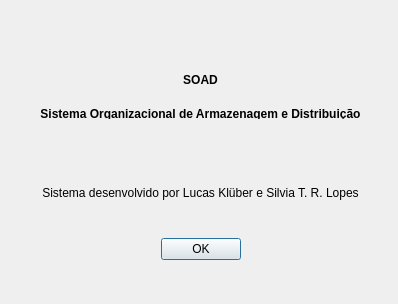
<?xml version="1.0" encoding="UTF-8"?>
<ui version="4.0">
 <class>about</class>
 <widget class="QDialog" name="about">
  <property name="geometry">
   <rect>
    <x>0</x>
    <y>0</y>
    <width>398</width>
    <height>304</height>
   </rect>
  </property>
  <property name="focusPolicy">
   <enum>Qt::StrongFocus</enum>
  </property>
  <property name="windowTitle">
   <string>Sobre o SOAD</string>
  </property>
  <widget class="QWidget" name="verticalLayoutWidget">
   <property name="geometry">
    <rect>
     <x>10</x>
     <y>10</y>
     <width>381</width>
     <height>291</height>
    </rect>
   </property>
   <layout class="QVBoxLayout" name="verticalLayout">
    <property name="spacing">
     <number>0</number>
    </property>
    <property name="sizeConstraint">
     <enum>QLayout::SetMinimumSize</enum>
    </property>
    <item>
     <widget class="QFrame" name="">
      <property name="maximumSize">
       <size>
        <width>16777215</width>
        <height>100</height>
       </size>
      </property>
      <layout class="QVBoxLayout" name="verticalLayout_2">
       <property name="sizeConstraint">
        <enum>QLayout::SetMinimumSize</enum>
       </property>
       <item>
        <widget class="QLabel" name="label">
         <property name="sizePolicy">
          <sizepolicy hsizetype="Minimum" vsizetype="Minimum">
           <horstretch>0</horstretch>
           <verstretch>0</verstretch>
          </sizepolicy>
         </property>
         <property name="maximumSize">
          <size>
           <width>16777215</width>
           <height>10</height>
          </size>
         </property>
         <property name="font">
          <font>
           <weight>75</weight>
           <bold>true</bold>
          </font>
         </property>
         <property name="text">
          <string>SOAD</string>
         </property>
         <property name="textFormat">
          <enum>Qt::AutoText</enum>
         </property>
         <property name="scaledContents">
          <bool>false</bool>
         </property>
         <property name="alignment">
          <set>Qt::AlignCenter</set>
         </property>
        </widget>
       </item>
       <item>
        <widget class="QLabel" name="label_2">
         <property name="sizePolicy">
          <sizepolicy hsizetype="Minimum" vsizetype="Minimum">
           <horstretch>0</horstretch>
           <verstretch>0</verstretch>
          </sizepolicy>
         </property>
         <property name="maximumSize">
          <size>
           <width>16777215</width>
           <height>10</height>
          </size>
         </property>
         <property name="font">
          <font>
           <weight>75</weight>
           <bold>true</bold>
          </font>
         </property>
         <property name="text">
          <string>Sistema Organizacional de Armazenagem e Distribuição</string>
         </property>
         <property name="scaledContents">
          <bool>false</bool>
         </property>
         <property name="alignment">
          <set>Qt::AlignCenter</set>
         </property>
         <property name="wordWrap">
          <bool>false</bool>
         </property>
        </widget>
       </item>
      </layout>
     </widget>
    </item>
    <item>
     <widget class="QLabel" name="label_3">
      <property name="sizePolicy">
       <sizepolicy hsizetype="Minimum" vsizetype="Maximum">
        <horstretch>0</horstretch>
        <verstretch>0</verstretch>
       </sizepolicy>
      </property>
      <property name="font">
       <font>
        <weight>50</weight>
        <bold>false</bold>
       </font>
      </property>
      <property name="text">
       <string>Sistema desenvolvido por Lucas Klüber e Silvia T. R. Lopes</string>
      </property>
      <property name="scaledContents">
       <bool>false</bool>
      </property>
      <property name="alignment">
       <set>Qt::AlignCenter</set>
      </property>
      <property name="wordWrap">
       <bool>false</bool>
      </property>
     </widget>
    </item>
    <item>
     <widget class="QDialogButtonBox" name="buttonBox">
      <property name="maximumSize">
       <size>
        <width>16777215</width>
        <height>16777215</height>
       </size>
      </property>
      <property name="focusPolicy">
       <enum>Qt::StrongFocus</enum>
      </property>
      <property name="orientation">
       <enum>Qt::Horizontal</enum>
      </property>
      <property name="standardButtons">
       <set>QDialogButtonBox::Ok</set>
      </property>
      <property name="centerButtons">
       <bool>true</bool>
      </property>
     </widget>
    </item>
   </layout>
  </widget>
 </widget>
 <resources/>
 <connections>
  <connection>
   <sender>buttonBox</sender>
   <signal>accepted()</signal>
   <receiver>about</receiver>
   <slot>accept()</slot>
   <hints>
    <hint type="sourcelabel">
     <x>248</x>
     <y>254</y>
    </hint>
    <hint type="destinationlabel">
     <x>157</x>
     <y>274</y>
    </hint>
   </hints>
  </connection>
  <connection>
   <sender>buttonBox</sender>
   <signal>rejected()</signal>
   <receiver>about</receiver>
   <slot>reject()</slot>
   <hints>
    <hint type="sourcelabel">
     <x>316</x>
     <y>260</y>
    </hint>
    <hint type="destinationlabel">
     <x>286</x>
     <y>274</y>
    </hint>
   </hints>
  </connection>
 </connections>
</ui>
